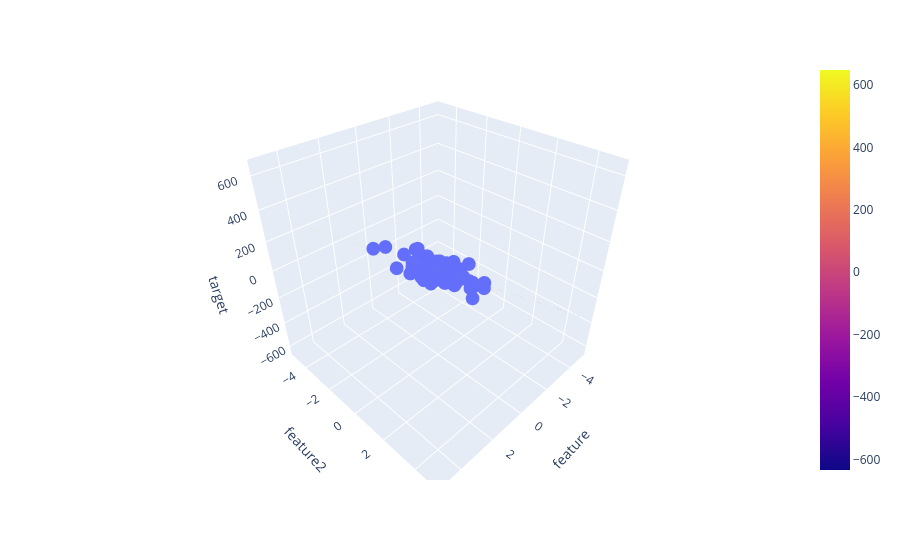

The notebook cell this image was saved under:
### Code cell
fig = px.scatter_3d(df, x='feature', y='feature2', z='target')

fig.add_trace(go.Surface(x = x, y = y, z =z ))

fig.show()
